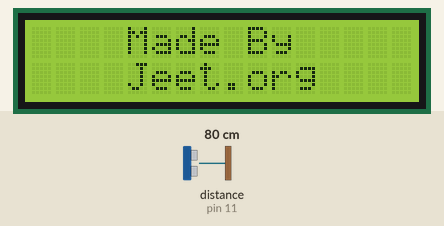
Simulated run of this sketch. Board: Arduino Uno, built with avr-gcc and run on an emulated ATmega328P. Parts: 16×2 character LCD. Wiring (inferred from the names in the program): ultrasonic range finder: trigger pin 12; echo pin 11. The inputs (shaded band) are chosen by the test bench; at power-on: distance to the obstacle (sensor on pin 11) 80 cm. The echo pulse lasts 58.3 µs per cm.

Above: at 2.1 s.
At 5.2 s:
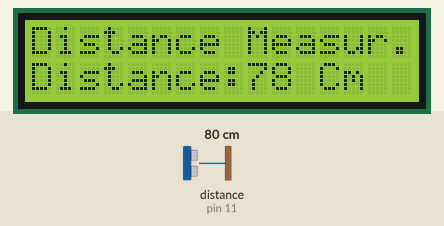
5.3 s: distance to the obstacle (sensor on pin 11) set to 2 cm
At 5.6 s:
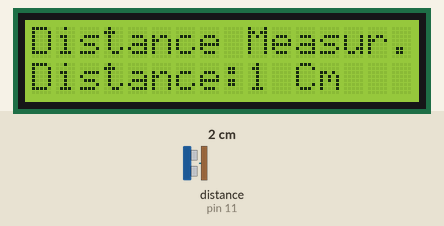
6.8 s: distance to the obstacle (sensor on pin 11) set to 4 cm
At 7.7 s:
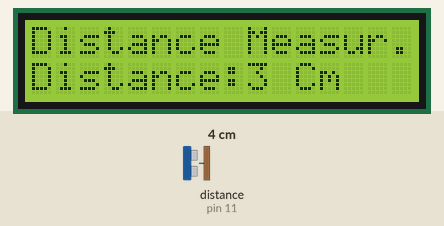
8.3 s: distance to the obstacle (sensor on pin 11) set to 9 cm
At 8.8 s:
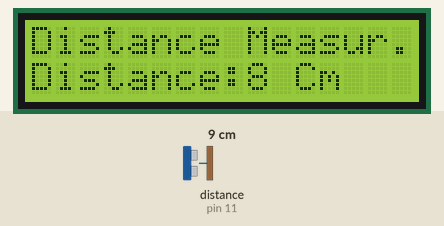
Timing chart, 0 to 11.3 s (numbered marks = the images above; inputs shaded):
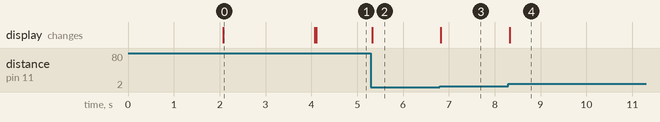

Measured:
- after the input at 5.3 s, the display: changes at once (image 2)
- after the input at 6.8 s, the display: changes at once (image 3)
- after the input at 8.3 s, the display: changes at once (image 4)
- what the display in image 0 shows lasts 2.0 s, from 2.1 s to 4.1 s

The sketch:

distanceUltrasound.ino
```cpp
#include "LiquidCrystal.h"  //lcd libary
LiquidCrystal lcd(2, 3, 4, 5, 6, 7);   //LCD object Parameters: (rs, enable, d4, d5, d6, d7)
const int trigPin = 12; //trig pin connection
const int echoPin = 11;  //echopin connection
long duration;
int distanceCm;
float liquid;

void setup() {      // setup perameter
lcd.begin(16,2);
pinMode(trigPin, OUTPUT);
pinMode(echoPin, INPUT);
lcd.setCursor(0,0);
lcd.print("  Distance    ");
lcd.setCursor(0,1);
lcd.print("  Measurement  ");
delay(2000);
lcd.clear();
lcd.setCursor(0,0);
lcd.print("    Made By    ");
lcd.setCursor(0,1);
lcd.print("    Jeet.org    ");
delay(2000);
lcd.clear();
}

void loop() {   // loop of flow program
digitalWrite(trigPin, LOW);
delayMicroseconds(2);
digitalWrite(trigPin, HIGH);
delayMicroseconds(10);
digitalWrite(trigPin, LOW);
duration = pulseIn(echoPin, HIGH);
distanceCm= duration*0.034/2;
lcd.setCursor(0,0);
lcd.print("Distance Measur.");
delay(10);
lcd.setCursor(0,1);
lcd.print("Distance:");
lcd.print(distanceCm);
lcd.print(" Cm ");
delay(10);
}
```
